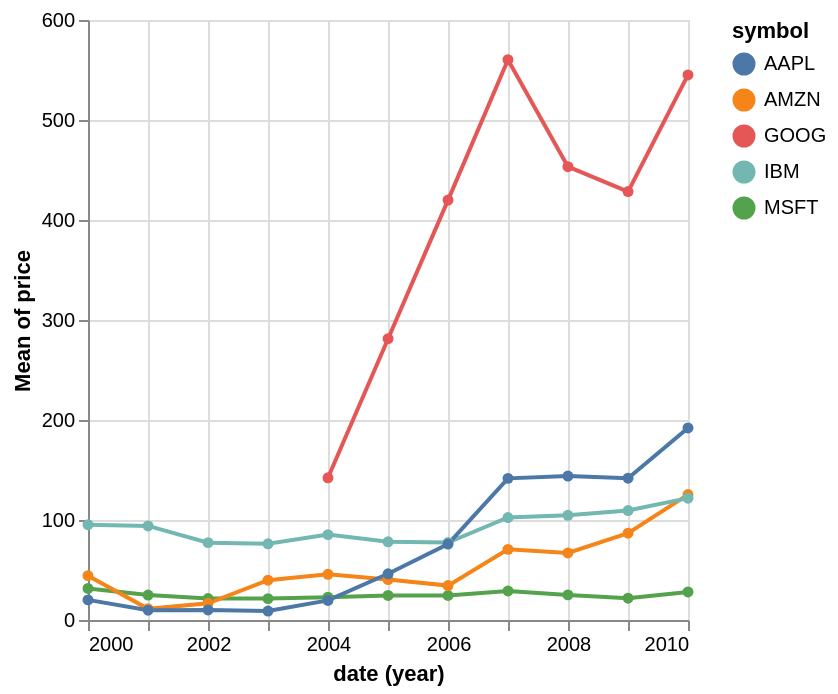

Vega-Lite specification stored for this chart:
### Vega-Lite specification from a JSON file in a GitHub repository (floating-point values rounded to 4 significant figures; data arrays with more than 128 entries replaced by an {"elided": "..."} marker saying what was removed)
{"$schema": "https://vega.github.io/schema/vega-lite/v6.json", "data": {"values": {"elided": "200 records"}}, "mark": {"type": "line", "point": true}, "encoding": {"x": {"timeUnit": "year", "field": "date"}, "y": {"aggregate": "mean", "field": "price", "type": "quantitative"}, "color": {"field": "symbol", "type": "nominal"}}}
